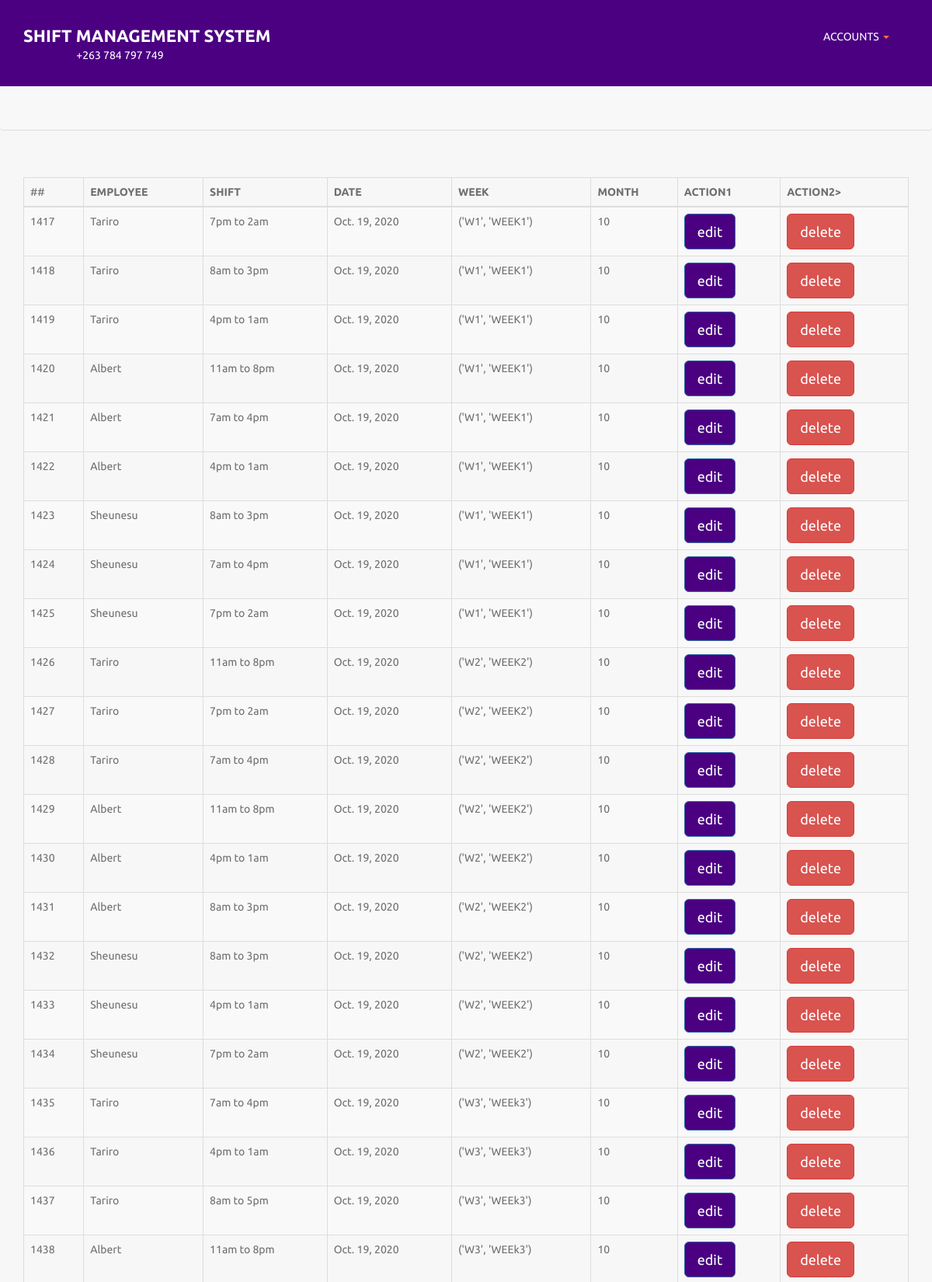
The app's page /employeeshiftrecords/ (upper part) with its own data.
### employee/models.py (models this page shows)
class EmployeeShiftRecords(models.Model):
    employee=models.CharField(max_length=250)
    shift=models.CharField(max_length=250)
    date=models.DateField(auto_now_add=True)
    week=models.CharField(choices=WEEKS,max_length=2)
    month=models.CharField(choices=MONTHS,max_length=2,default='01')
    class Meta:
        def __str__(self):
            return self.date

### employee/views.py (the view)
# urls.py: url(r'employeeshiftrecords/',views.employeeshifts,name="employeeshiftrecords"),
def employeeshifts(request):
    if request.method=="GET":
        employeeshifts=EmployeeShiftRecords.objects.all()
        context={
            'employeerecords':employeeshifts
        }
    return render(request, 'employee/employeeshiftrecords.html', context)

### employee/templates/employee/employeeshiftrecords.html (shortened to what this page needs)
{% extends 'base.html'%}
{% load static %}
{% load crispy_forms_tags %}
{% block content %}
 {% if employeerecords %}
    <div class="avt-post-wrapper section">
        <div class="container">
            <table id="example" class="table table-striped table-bordered" style="width:100%">
                <thead class="bg-secondary">
                    <tr>
                <td>##</td>
                <th>EMPLOYEE</th>
                <th>SHIFT</th>
                <th>DATE</th>
                <th>WEEK</th>
                <th>MONTH</th>
                <th>ACTION1</th>
                <th>ACTION2></th>
                    </tr>
                </thead>
                <tbody>
                  {% for records in employeerecords%}
                  <tr>
                    <td>{{ records.id }}</td>
                    <td>{{ records.employee }}</td>
                    <td>{{ records.shift }}</td>
                    <td>{{ records.date }}</td>
                    <td>{{ records.week }}</td>
                    <td>{{ records.month }}</td>
                    <td><a href="{% url 'home'%}" class="btn btn-primary btn-lg" style="background-color:indigo;">edit</a></td>
                    <td><a href="{% url 'home'%}" class="btn btn-danger btn-lg">delete</a></td>
                </tr>
                  {% endfor %}
                </tbody>
            </table>
        </div>
    </div>
        {% else %}
            <strong>No employees yet</strong>
        {% endif %}
{%endblock%}

### templates/base.html (style rules this page uses)
html, body { font-family: ubuntu, sans-serif; font-weight: 400; color: #6f6f6f; overflow-x: hidden; -webkit-font-smoothing: antialiased; background-color: #f7f7f7 }
a { font-family: ubuntu, sans-serif; color: #ff7043 }
a, a:hover, a:focus, input:focus { text-decoration: none; outline: none; color: #ff7043 }
.section { padding: 60px 0; margin-bottom: 30px }
a, .topbar a, .btn.btn-primary, .carousel-control, .top-social li a, .entry-content .entry-title a, .entry-meta span a, .date, .entry-thubmnail img, .footer-widget a, .item-title h3 a, .filter-list .list-group li a, .product-social a, .item-image img, .tab-view li, .nav-tabs>li a, .item-image .left-control, .item-image .right-control { -webkit-transition: all .3s ease-in-out; -moz-transition: all .3s ease-in-out; -ms-transition: all .3s ease-in-out; -o-transition: all .3s ease-in-out; transition: all .3s ease-in-out }

### records on screen
EmployeeShiftRecords: id "1417", employee "Tariro", shift "7pm to 2am", date "Oct. 19, 2020", week "('W1', 'WEEK1')", month "10"
EmployeeShiftRecords: id "1418", employee "Tariro", shift "8am to 3pm", date "Oct. 19, 2020", week "('W1', 'WEEK1')", month "10"
EmployeeShiftRecords: id "1419", employee "Tariro", shift "4pm to 1am", date "Oct. 19, 2020", week "('W1', 'WEEK1')", month "10"
EmployeeShiftRecords: id "1420", employee "Albert", shift "11am to 8pm", date "Oct. 19, 2020", week "('W1', 'WEEK1')", month "10"
EmployeeShiftRecords: id "1421", employee "Albert", shift "7am to 4pm", date "Oct. 19, 2020", week "('W1', 'WEEK1')", month "10"
EmployeeShiftRecords: id "1422", employee "Albert", shift "4pm to 1am", date "Oct. 19, 2020", week "('W1', 'WEEK1')", month "10"
EmployeeShiftRecords: id "1423", employee "Sheunesu", shift "8am to 3pm", date "Oct. 19, 2020", week "('W1', 'WEEK1')", month "10"
EmployeeShiftRecords: id "1424", employee "Sheunesu", shift "7am to 4pm", date "Oct. 19, 2020", week "('W1', 'WEEK1')", month "10"
EmployeeShiftRecords: id "1425", employee "Sheunesu", shift "7pm to 2am", date "Oct. 19, 2020", week "('W1', 'WEEK1')", month "10"
EmployeeShiftRecords: id "1426", employee "Tariro", shift "11am to 8pm", date "Oct. 19, 2020", week "('W2', 'WEEK2')", month "10"
EmployeeShiftRecords: id "1427", employee "Tariro", shift "7pm to 2am", date "Oct. 19, 2020", week "('W2', 'WEEK2')", month "10"
EmployeeShiftRecords: id "1428", employee "Tariro", shift "7am to 4pm", date "Oct. 19, 2020", week "('W2', 'WEEK2')", month "10"
EmployeeShiftRecords: id "1429", employee "Albert", shift "11am to 8pm", date "Oct. 19, 2020", week "('W2', 'WEEK2')", month "10"
EmployeeShiftRecords: id "1430", employee "Albert", shift "4pm to 1am", date "Oct. 19, 2020", week "('W2', 'WEEK2')", month "10"
EmployeeShiftRecords: id "1431", employee "Albert", shift "8am to 3pm", date "Oct. 19, 2020", week "('W2', 'WEEK2')", month "10"
EmployeeShiftRecords: id "1432", employee "Sheunesu", shift "8am to 3pm", date "Oct. 19, 2020", week "('W2', 'WEEK2')", month "10"
EmployeeShiftRecords: id "1433", employee "Sheunesu", shift "4pm to 1am", date "Oct. 19, 2020", week "('W2', 'WEEK2')", month "10"
EmployeeShiftRecords: id "1434", employee "Sheunesu", shift "7pm to 2am", date "Oct. 19, 2020", week "('W2', 'WEEK2')", month "10"
EmployeeShiftRecords: id "1435", employee "Tariro", shift "7am to 4pm", date "Oct. 19, 2020", week "('W3', 'WEEk3')", month "10"
EmployeeShiftRecords: id "1436", employee "Tariro", shift "4pm to 1am", date "Oct. 19, 2020", week "('W3', 'WEEk3')", month "10"
EmployeeShiftRecords: id "1437", employee "Tariro", shift "8am to 5pm", date "Oct. 19, 2020", week "('W3', 'WEEk3')", month "10"
EmployeeShiftRecords: id "1438", employee "Albert", shift "11am to 8pm", date "Oct. 19, 2020", week "('W3', 'WEEk3')", month "10"
